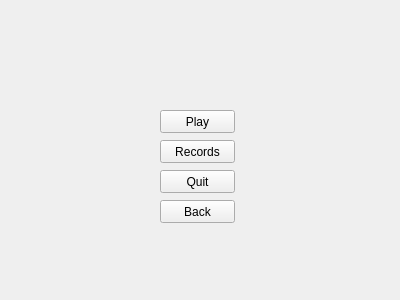
<?xml version="1.0" encoding="UTF-8"?>
<ui version="4.0">
 <class>MainMenu</class>
 <widget class="QWidget" name="MainMenu">
  <property name="geometry">
   <rect>
    <x>0</x>
    <y>0</y>
    <width>400</width>
    <height>300</height>
   </rect>
  </property>
  <property name="windowTitle">
   <string>MainMenu</string>
  </property>
  <widget class="QPushButton" name="PlayButton">
   <property name="geometry">
    <rect>
     <x>160</x>
     <y>110</y>
     <width>75</width>
     <height>23</height>
    </rect>
   </property>
   <property name="text">
    <string>Play</string>
   </property>
  </widget>
  <widget class="QPushButton" name="QuitButton">
   <property name="geometry">
    <rect>
     <x>160</x>
     <y>170</y>
     <width>75</width>
     <height>23</height>
    </rect>
   </property>
   <property name="text">
    <string>Quit</string>
   </property>
  </widget>
  <widget class="QPushButton" name="RecordsButton">
   <property name="geometry">
    <rect>
     <x>160</x>
     <y>140</y>
     <width>75</width>
     <height>23</height>
    </rect>
   </property>
   <property name="text">
    <string>Records</string>
   </property>
  </widget>
  <widget class="QLabel" name="Record1">
   <property name="geometry">
    <rect>
     <x>160</x>
     <y>90</y>
     <width>81</width>
     <height>16</height>
    </rect>
   </property>
   <property name="text">
    <string/>
   </property>
  </widget>
  <widget class="QLabel" name="Record2">
   <property name="geometry">
    <rect>
     <x>160</x>
     <y>110</y>
     <width>81</width>
     <height>16</height>
    </rect>
   </property>
   <property name="text">
    <string/>
   </property>
  </widget>
  <widget class="QLabel" name="Record3">
   <property name="geometry">
    <rect>
     <x>160</x>
     <y>130</y>
     <width>81</width>
     <height>16</height>
    </rect>
   </property>
   <property name="text">
    <string/>
   </property>
  </widget>
  <widget class="QLabel" name="Record4">
   <property name="geometry">
    <rect>
     <x>160</x>
     <y>150</y>
     <width>81</width>
     <height>16</height>
    </rect>
   </property>
   <property name="text">
    <string/>
   </property>
  </widget>
  <widget class="QLabel" name="Record5">
   <property name="geometry">
    <rect>
     <x>160</x>
     <y>170</y>
     <width>81</width>
     <height>16</height>
    </rect>
   </property>
   <property name="text">
    <string/>
   </property>
  </widget>
  <widget class="QPushButton" name="BackButton">
   <property name="geometry">
    <rect>
     <x>160</x>
     <y>200</y>
     <width>75</width>
     <height>23</height>
    </rect>
   </property>
   <property name="text">
    <string>Back</string>
   </property>
  </widget>
 </widget>
 <layoutdefault spacing="6" margin="11"/>
 <resources/>
 <connections/>
</ui>
